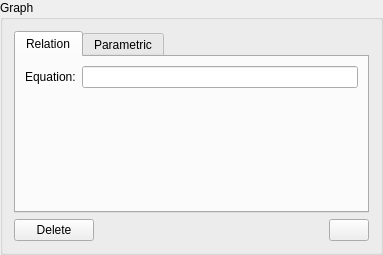
<?xml version="1.0" encoding="UTF-8"?>
<ui version="4.0">
 <class>Graph3DProperties</class>
 <widget class="QGroupBox" name="Graph3DProperties">
  <property name="geometry">
   <rect>
    <x>0</x>
    <y>0</y>
    <width>383</width>
    <height>249</height>
   </rect>
  </property>
  <property name="sizePolicy">
   <sizepolicy hsizetype="MinimumExpanding" vsizetype="Minimum">
    <horstretch>0</horstretch>
    <verstretch>0</verstretch>
   </sizepolicy>
  </property>
  <property name="windowTitle">
   <string>GroupBox</string>
  </property>
  <property name="title">
   <string>Graph</string>
  </property>
  <layout class="QVBoxLayout" name="verticalLayout">
   <item>
    <widget class="QTabWidget" name="graphTypeSwitcher">
     <property name="sizePolicy">
      <sizepolicy hsizetype="Expanding" vsizetype="Minimum">
       <horstretch>0</horstretch>
       <verstretch>0</verstretch>
      </sizepolicy>
     </property>
     <property name="currentIndex">
      <number>0</number>
     </property>
     <widget class="QWidget" name="relation_tab">
      <attribute name="title">
       <string>Relation</string>
      </attribute>
      <layout class="QFormLayout" name="formLayout_2">
       <property name="fieldGrowthPolicy">
        <enum>QFormLayout::ExpandingFieldsGrow</enum>
       </property>
       <item row="0" column="0">
        <widget class="QLabel" name="label_equation">
         <property name="text">
          <string>Equation:</string>
         </property>
        </widget>
       </item>
       <item row="0" column="1">
        <widget class="QLineEdit" name="rel_equation"/>
       </item>
      </layout>
      <zorder>rel_equation</zorder>
      <zorder>label_equation</zorder>
     </widget>
     <widget class="QWidget" name="parametric_tab">
      <attribute name="title">
       <string>Parametric</string>
      </attribute>
      <layout class="QFormLayout" name="formLayout">
       <property name="fieldGrowthPolicy">
        <enum>QFormLayout::ExpandingFieldsGrow</enum>
       </property>
       <property name="labelAlignment">
        <set>Qt::AlignRight|Qt::AlignTrailing|Qt::AlignVCenter</set>
       </property>
       <item row="1" column="0">
        <widget class="QLabel" name="xLabel">
         <property name="text">
          <string>x(t) =</string>
         </property>
        </widget>
       </item>
       <item row="1" column="1">
        <widget class="QLineEdit" name="par_x"/>
       </item>
       <item row="3" column="0">
        <widget class="QLabel" name="yLabel">
         <property name="text">
          <string>y(t) =</string>
         </property>
        </widget>
       </item>
       <item row="3" column="1">
        <widget class="QLineEdit" name="par_y"/>
       </item>
       <item row="4" column="0">
        <widget class="QLabel" name="zLabel">
         <property name="text">
          <string>z(t) =</string>
         </property>
        </widget>
       </item>
       <item row="4" column="1">
        <widget class="QLineEdit" name="par_z"/>
       </item>
       <item row="5" column="0">
        <widget class="QLabel" name="tLabel">
         <property name="text">
          <string>t ∈</string>
         </property>
        </widget>
       </item>
       <item row="6" column="0">
        <widget class="QLabel" name="uLabel">
         <property name="text">
          <string>u ∈</string>
         </property>
        </widget>
       </item>
       <item row="6" column="1">
        <layout class="QHBoxLayout" name="uLayout">
         <item>
          <widget class="QLabel" name="uLeft">
           <property name="sizePolicy">
            <sizepolicy hsizetype="Minimum" vsizetype="Preferred">
             <horstretch>0</horstretch>
             <verstretch>0</verstretch>
            </sizepolicy>
           </property>
           <property name="text">
            <string>[</string>
           </property>
          </widget>
         </item>
         <item>
          <widget class="QLineEdit" name="par_uMin">
           <property name="placeholderText">
            <string>min</string>
           </property>
          </widget>
         </item>
         <item>
          <widget class="QLabel" name="uComma">
           <property name="sizePolicy">
            <sizepolicy hsizetype="Minimum" vsizetype="Preferred">
             <horstretch>0</horstretch>
             <verstretch>0</verstretch>
            </sizepolicy>
           </property>
           <property name="text">
            <string>,</string>
           </property>
          </widget>
         </item>
         <item>
          <widget class="QLineEdit" name="par_uMax">
           <property name="placeholderText">
            <string>max</string>
           </property>
          </widget>
         </item>
         <item>
          <widget class="QLabel" name="uRight">
           <property name="sizePolicy">
            <sizepolicy hsizetype="Minimum" vsizetype="Preferred">
             <horstretch>0</horstretch>
             <verstretch>0</verstretch>
            </sizepolicy>
           </property>
           <property name="text">
            <string>]</string>
           </property>
          </widget>
         </item>
        </layout>
       </item>
       <item row="5" column="1">
        <layout class="QHBoxLayout" name="tLayout">
         <item>
          <widget class="QLabel" name="tLeft">
           <property name="sizePolicy">
            <sizepolicy hsizetype="Minimum" vsizetype="Preferred">
             <horstretch>0</horstretch>
             <verstretch>0</verstretch>
            </sizepolicy>
           </property>
           <property name="text">
            <string>[</string>
           </property>
          </widget>
         </item>
         <item>
          <widget class="QLineEdit" name="par_tMin">
           <property name="placeholderText">
            <string>min</string>
           </property>
          </widget>
         </item>
         <item>
          <widget class="QLabel" name="tComma">
           <property name="sizePolicy">
            <sizepolicy hsizetype="Minimum" vsizetype="Preferred">
             <horstretch>0</horstretch>
             <verstretch>0</verstretch>
            </sizepolicy>
           </property>
           <property name="text">
            <string>,</string>
           </property>
          </widget>
         </item>
         <item>
          <widget class="QLineEdit" name="par_tMax">
           <property name="placeholderText">
            <string>max</string>
           </property>
          </widget>
         </item>
         <item>
          <widget class="QLabel" name="tRight">
           <property name="sizePolicy">
            <sizepolicy hsizetype="Minimum" vsizetype="Preferred">
             <horstretch>0</horstretch>
             <verstretch>0</verstretch>
            </sizepolicy>
           </property>
           <property name="text">
            <string>]</string>
           </property>
          </widget>
         </item>
        </layout>
       </item>
      </layout>
     </widget>
    </widget>
   </item>
   <item>
    <layout class="QHBoxLayout" name="horizontalLayout_2" stretch="0,1,0">
     <item>
      <widget class="QPushButton" name="deleteButton">
       <property name="text">
        <string>Delete</string>
       </property>
      </widget>
     </item>
     <item>
      <widget class="QLabel" name="errorMsg">
       <property name="text">
        <string/>
       </property>
      </widget>
     </item>
     <item>
      <widget class="QPushButton" name="colorButton">
       <property name="styleSheet">
        <string notr="true"/>
       </property>
       <property name="text">
        <string/>
       </property>
      </widget>
     </item>
    </layout>
   </item>
  </layout>
 </widget>
 <tabstops>
  <tabstop>graphTypeSwitcher</tabstop>
  <tabstop>rel_equation</tabstop>
  <tabstop>par_x</tabstop>
  <tabstop>par_y</tabstop>
  <tabstop>par_tMin</tabstop>
  <tabstop>par_tMax</tabstop>
  <tabstop>deleteButton</tabstop>
 </tabstops>
 <resources/>
 <connections>
  <connection>
   <sender>deleteButton</sender>
   <signal>clicked()</signal>
   <receiver>Graph3DProperties</receiver>
   <slot>deletePressed()</slot>
   <hints>
    <hint type="sourcelabel">
     <x>56</x>
     <y>235</y>
    </hint>
    <hint type="destinationlabel">
     <x>76</x>
     <y>1</y>
    </hint>
   </hints>
  </connection>
  <connection>
   <sender>rel_equation</sender>
   <signal>editingFinished()</signal>
   <receiver>Graph3DProperties</receiver>
   <slot>textChanged()</slot>
   <hints>
    <hint type="sourcelabel">
     <x>159</x>
     <y>61</y>
    </hint>
    <hint type="destinationlabel">
     <x>238</x>
     <y>0</y>
    </hint>
   </hints>
  </connection>
  <connection>
   <sender>par_x</sender>
   <signal>editingFinished()</signal>
   <receiver>Graph3DProperties</receiver>
   <slot>textChanged()</slot>
   <hints>
    <hint type="sourcelabel">
     <x>128</x>
     <y>73</y>
    </hint>
    <hint type="destinationlabel">
     <x>196</x>
     <y>11</y>
    </hint>
   </hints>
  </connection>
  <connection>
   <sender>par_y</sender>
   <signal>editingFinished()</signal>
   <receiver>Graph3DProperties</receiver>
   <slot>textChanged()</slot>
   <hints>
    <hint type="sourcelabel">
     <x>167</x>
     <y>102</y>
    </hint>
    <hint type="destinationlabel">
     <x>321</x>
     <y>11</y>
    </hint>
   </hints>
  </connection>
  <connection>
   <sender>graphTypeSwitcher</sender>
   <signal>currentChanged(int)</signal>
   <receiver>Graph3DProperties</receiver>
   <slot>textChanged()</slot>
   <hints>
    <hint type="sourcelabel">
     <x>65</x>
     <y>41</y>
    </hint>
    <hint type="destinationlabel">
     <x>23</x>
     <y>7</y>
    </hint>
   </hints>
  </connection>
  <connection>
   <sender>par_z</sender>
   <signal>editingFinished()</signal>
   <receiver>Graph3DProperties</receiver>
   <slot>textChanged()</slot>
   <hints>
    <hint type="sourcelabel">
     <x>111</x>
     <y>135</y>
    </hint>
    <hint type="destinationlabel">
     <x>139</x>
     <y>17</y>
    </hint>
   </hints>
  </connection>
  <connection>
   <sender>par_uMin</sender>
   <signal>editingFinished()</signal>
   <receiver>Graph3DProperties</receiver>
   <slot>textChanged()</slot>
   <hints>
    <hint type="sourcelabel">
     <x>156</x>
     <y>182</y>
    </hint>
    <hint type="destinationlabel">
     <x>158</x>
     <y>241</y>
    </hint>
   </hints>
  </connection>
  <connection>
   <sender>par_tMin</sender>
   <signal>editingFinished()</signal>
   <receiver>Graph3DProperties</receiver>
   <slot>textChanged()</slot>
   <hints>
    <hint type="sourcelabel">
     <x>212</x>
     <y>165</y>
    </hint>
    <hint type="destinationlabel">
     <x>355</x>
     <y>7</y>
    </hint>
   </hints>
  </connection>
  <connection>
   <sender>par_uMax</sender>
   <signal>editingFinished()</signal>
   <receiver>Graph3DProperties</receiver>
   <slot>textChanged()</slot>
   <hints>
    <hint type="sourcelabel">
     <x>325</x>
     <y>183</y>
    </hint>
    <hint type="destinationlabel">
     <x>331</x>
     <y>240</y>
    </hint>
   </hints>
  </connection>
  <connection>
   <sender>par_tMax</sender>
   <signal>editingFinished()</signal>
   <receiver>Graph3DProperties</receiver>
   <slot>textChanged()</slot>
   <hints>
    <hint type="sourcelabel">
     <x>439</x>
     <y>165</y>
    </hint>
    <hint type="destinationlabel">
     <x>301</x>
     <y>19</y>
    </hint>
   </hints>
  </connection>
 </connections>
 <slots>
  <slot>textChanged()</slot>
  <slot>deletePressed()</slot>
 </slots>
</ui>
